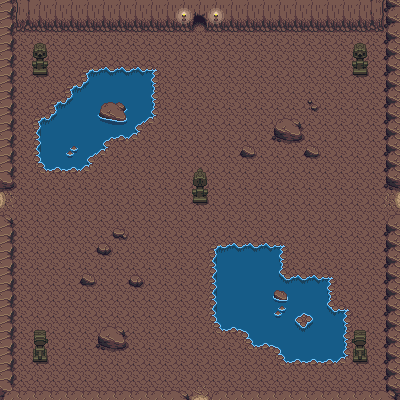

Tiled map render using the project's own tile images. Description and the map definition, with tile-layer contents summarised, below:
An orthogonal 25x25 tile map with 16x16 px tiles, 5 tile layers (piso, paredes, agua, bordes agua, ...) and 26 objects.

<map version="1.8" tiledversion="1.8.2" orientation="orthogonal" renderorder="right-down" width="25" height="25" tilewidth="16" tileheight="16" infinite="0" nextlayerid="7" nextobjectid="43">
 <tileset firstgid="1" source="Cave.tsx" />
 <layer id="1" name="piso" width="25" height="25">
  <data>[625 cells, 625 non-empty, 1 distinct tile ids]</data>
 </layer>
 <layer id="2" name="paredes" width="25" height="25">
  <data>[625 cells, 116 non-empty, 18 distinct tile ids]</data>
 </layer>
 <layer id="4" name="agua" width="25" height="25">
  <data>[625 cells, 43 non-empty, 1 distinct tile ids]</data>
 </layer>
 <layer id="5" name="bordes agua" width="25" height="25">
  <data>[625 cells, 56 non-empty, 12 distinct tile ids]</data>
 </layer>
 <layer id="3" name="decoraciones" width="25" height="25">
  <data>[625 cells, 48 non-empty, 35 distinct tile ids]</data>
 </layer>
 <objectgroup id="6" name="colisiones">
  <!-- 26 objects omitted --></objectgroup>
</map>
<!-- 26 of 26 objects omitted -->
